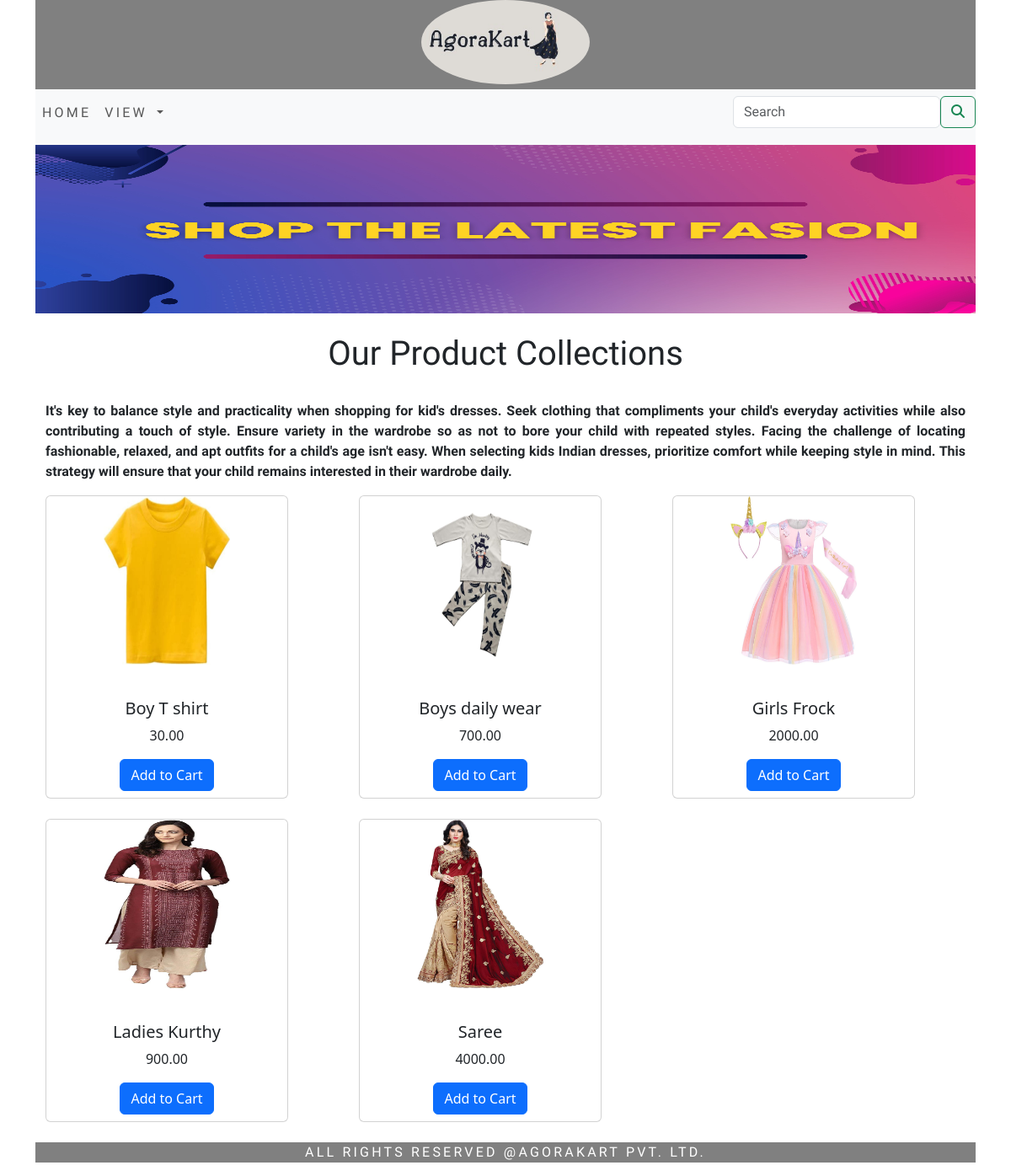
/agorakart/, run on an earlier commit of the app's database.
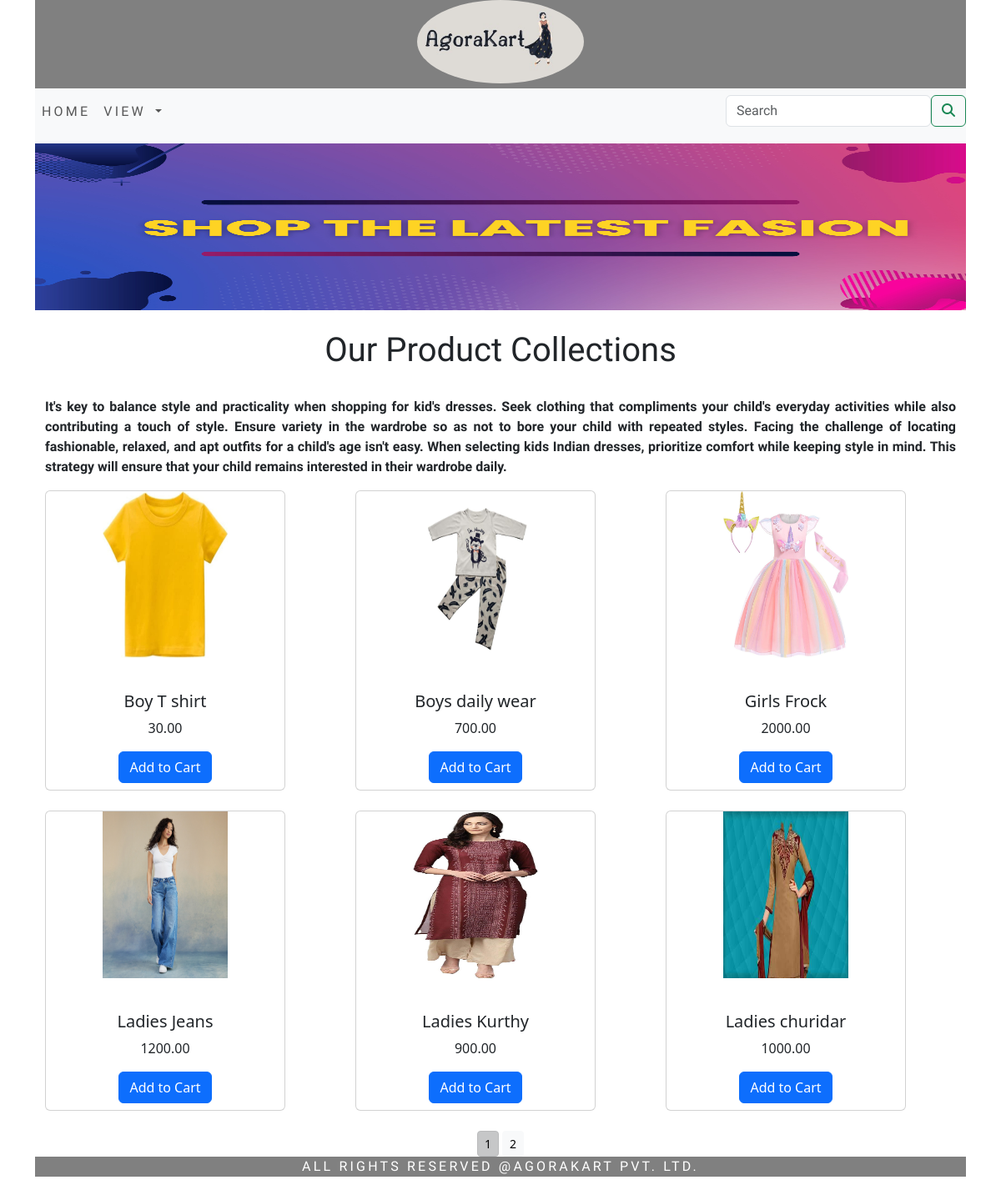
And on a later commit of the database.
### agorakartapp/models.py (models this page shows, shortened)
class Product(models.Model):
    name=models.CharField(max_length=250,unique=True)
    slug=models.SlugField(unique=True)
    description=models.TextField(blank=True)
    image=models.ImageField(upload_to='product',blank=True)
    price=models.DecimalField(max_digits=10,decimal_places=2)
    stock=models.IntegerField()
    available=models.BooleanField(default=True)
    category=models.ForeignKey(Category,on_delete=models.CASCADE)
    created=models.DateTimeField(auto_now_add=True)
    modified=models.DateTimeField(auto_now=True)
    class Meta:
        ordering=('name',)
        verbose_name='product'
        verbose_name_plural='products'
    def get_url(self):
        return reverse('agorakartapp:productDetail', args=[self.category.slug,self.slug])

### agorakartapp/views.py (the view)
# urls.py: path('',views.allProdCat,name='allProdCat'),
def allProdCat(request,c_slug=None):
    c_page=None
    products_list=None
    if c_slug!=None:
        c_page=get_object_or_404(Category,slug=c_slug)
        products_list=Product.objects.all().filter(category=c_page,available=True)
    else:
        products_list=Product.objects.all().filter(available=True)
    paginator=Paginator(products_list,6)
    try:
        page=int(request.GET.get('page','1'))
    except:
        page=1
    try:
        products=paginator.page(page)
    except (EmptyPage,InvalidPage):
        products=paginator.page(paginator.num_pages)
    return render (request, 'category.html', {'category':c_page,'products':products})

### agorakartapp/context_processors.py (called while the page is built)
def menu_links(request):
    links=Category.objects.all()
    return dict(links=links)

### agorakartapp/models.py (called while the page is built)
    def get_url(self):
        return reverse('agorakartapp:all_product_by_category',args=[self.slug])

### cart/context_processors.py (called while the page is built)
def counter(request):
    item_count=0
    if 'admin' in request.path:
        return {}
    else:
        try:
            cart=Cart.objects.filter(cart_id=_cart_id(request))
            cart_items=CartItem.objects.all().filter(cart=cart[:1])
            for cart_item in cart_items:
                item_count += cart_item.quantity
        except Cart.DoesNotExist:
            item_count=0
    print(item_count)
    return dict(item_count=item_count)

### cart/views.py (called while the page is built)
def _cart_id(request):
    cart=request.session.session_key
    if not cart:
        cart=request.session.create()
    return cart

### templates/category.html (shortened to what this page needs)
{% extends 'base.html' %}
{%load static%}
{%block content%}
{%if category%}
<div>
  <img src="{{category.image.url}}" width="100%" height="300px" alt="{{category.name}}">
</div>
<br>
<div>
  <h1 class="prod text-center">{{category.name}}</h1><br>
  <p class="prod ">{{category.description}}</p>
</div>
{%else%}
<div>
  <img src="{% static 'img/banner.jpg'%}"style="width: 100%; height: 200px" alt="Our Products">
</div>
<br>
<div class="container">
  <div class="cl-prod">
    <h1 class="text-center">Our Product Collections</h1>
    <br>
    <p >It's key to balance style and practicality when shopping for kid's dresses. Seek clothing that compliments your child's everyday activities while also contributing a touch of style. Ensure variety in the wardrobe so as not to bore your child with repeated styles. Facing the challenge of locating fashionable, relaxed, and apt outfits for a child's age isn't easy. When selecting kids Indian dresses, prioritize comfort while keeping style in mind. This strategy will ensure that your child remains interested in their wardrobe daily.</p>
  </div>
  </div>
{%endif%}
<div class="container-fluid">
  <div class="row">
    {% for product in products.object_list %}
      <div class="col-md-4 mb-4">
        <div class="card text-center" style="width: 18rem; height:360px">
          <a href="{{product.get_url}}">
            <img src="{{product.image.url}}" width="150px" height="200px" alt="{{product.name}}">
          </a><br>
          <div class="card-body">
            <h5 class="card-title">{{product.name}}</h5>
            <p class="card-text">{{product.price}}</p>
            <a href="{% url 'cart:add_cart' product.id %}" class="btn btn-primary">Add to Cart</a>
          </div>
        </div>
      </div>
    {% endfor %}
    <div class="mx-auto">
      {% if products.paginator.num_pages > 1 %}
      <div class="text-center">
        {% for pg in products.paginator.page_range %}
          <a href="?page={{ pg }}" class="btn btn-light btn-sm {% if products.number == pg %}active{% endif %}">{{ pg }}</a>
        {% endfor %}
      </div>
      {% endif %}
    </div>
  </div>
</div>
{%endblock%}

What changed in the data, as far as the page shows it:
no longer on this page (row unchanged): Product: image (picture), name "Saree", price "4000.00"
added Product: image (picture), name "Ladies Jeans", price "1200.00"
added Product: image (picture), name "Ladies churidar", price "1000.00"
Also different on the page:
new list line: "1"
new list line: "2"
